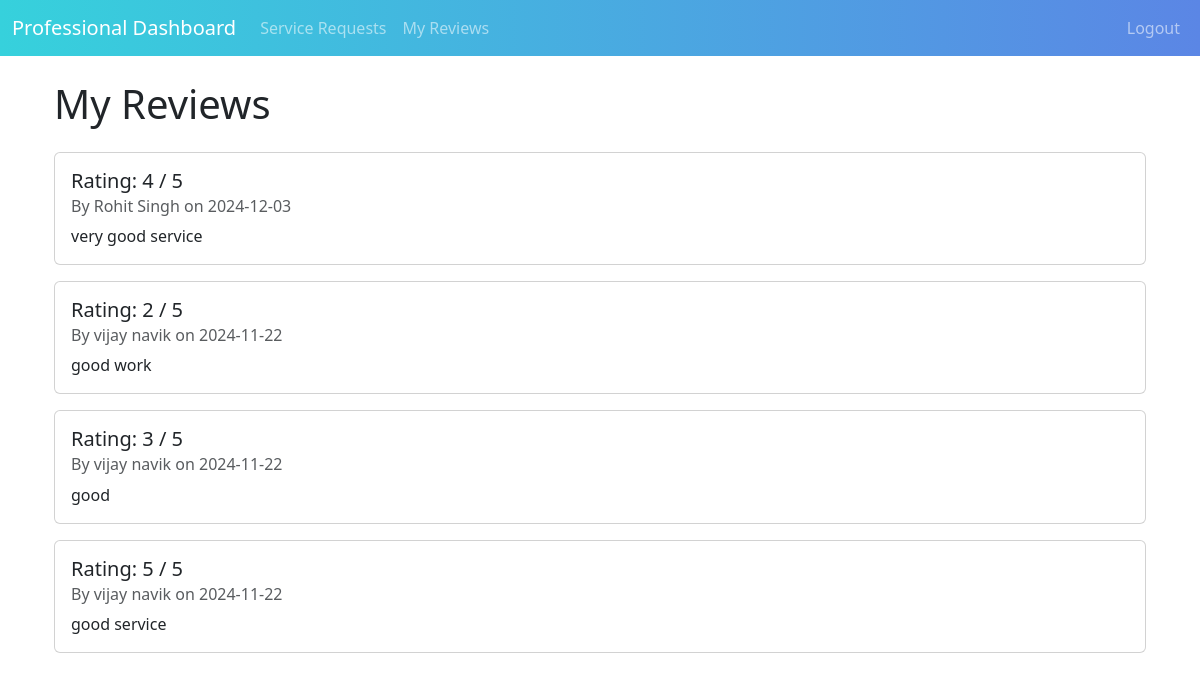
Page /professional/reviews (signed in) on the committed database.
### app/models.py (models this page shows, shortened)
class Review(db.Model):
    id = db.Column(db.Integer, primary_key=True)
    reviewer_id = db.Column(db.Integer, db.ForeignKey('user.id'), nullable=False)
    professional_id = db.Column(db.Integer, db.ForeignKey('user.id'), nullable=False)
    service_request_id = db.Column(db.Integer, db.ForeignKey('service_request.id'), nullable=False)
    rating = db.Column(db.Integer, nullable=False)  # Consider adding a range validator
    comment = db.Column(db.Text, nullable=False)
    created_at = db.Column(db.DateTime, default=datetime.utcnow)
    reviewer = db.relationship('User', foreign_keys=[reviewer_id], backref='reviews_as_reviewer')
    professional = db.relationship('User', foreign_keys=[professional_id], backref='reviews_as_professional')
    service_request = db.relationship('ServiceRequest', backref='reviews')  # Updated to plural

class User(UserMixin, db.Model):
    id = db.Column(db.Integer, primary_key=True)
    name = db.Column(db.String(100), nullable=False)
    email = db.Column(db.String(100), unique=True, nullable=False)
    password = db.Column(db.String(200), nullable=False)
    user_type = db.Column(db.String(20), nullable=False)
    is_approved = db.Column(db.Boolean, default=False)
    is_blocked = db.Column(db.Boolean, default=False)
    professional_profile = db.relationship('ProfessionalProfile', backref='user', uselist=False)

### app/routes/professional.py (the view)
@professional_bp.route('/reviews')
@login_required
def reviews():
    if current_user.user_type != 'professional':
        flash('Access denied. This page is for professionals only.', 'danger')
        return redirect(url_for('main.index'))
    reviews = Review.query.filter_by(professional_id=current_user.id).options(
        joinedload(Review.reviewer)
    ).order_by(Review.created_at.desc()).all()
    return render_template('professional/reviews.html', reviews=reviews)

### app/models.py (called while the page is built)
@login_manager.user_loader
def load_user(user_id):
    return User.query.get(int(user_id))

### app/templates/professional/reviews.html (shortened to what this page needs)
{% extends "professional/professional_base.html" %}
{% block content %}
<div class="container mt-4">
    <h1 class="mb-4">My Reviews</h1>
    {% if reviews %}
        {% for review in reviews %}
        <div class="card mb-3">
            <div class="card-body">
                <h5 class="card-title">Rating: {{ review.rating }} / 5</h5>
                <h6 class="card-subtitle mb-2 text-muted">By {{ review.reviewer.name }} on {{ review.created_at.strftime('%Y-%m-%d') }}</h6>
                <p class="card-text">{{ review.comment }}</p>
            </div>
        </div>
        {% endfor %}
    {% else %}
        <p>No reviews yet.</p>
    {% endif %}
</div>
{% endblock %}

### app/templates/professional/professional_base.html (style rules this page uses)
body { background: #ffffff; min-height: 100vh; }

### rows in the picture
Review: rating "4", reviewer.name "Rohit Singh", created_at "2024-12-03", comment "very good service"
Review: rating "2", reviewer.name "vijay navik", created_at "2024-11-22", comment "good work"
Review: rating "3", reviewer.name "vijay navik", created_at "2024-11-22", comment "good"
Review: rating "5", reviewer.name "vijay navik", created_at "2024-11-22", comment "good service"
